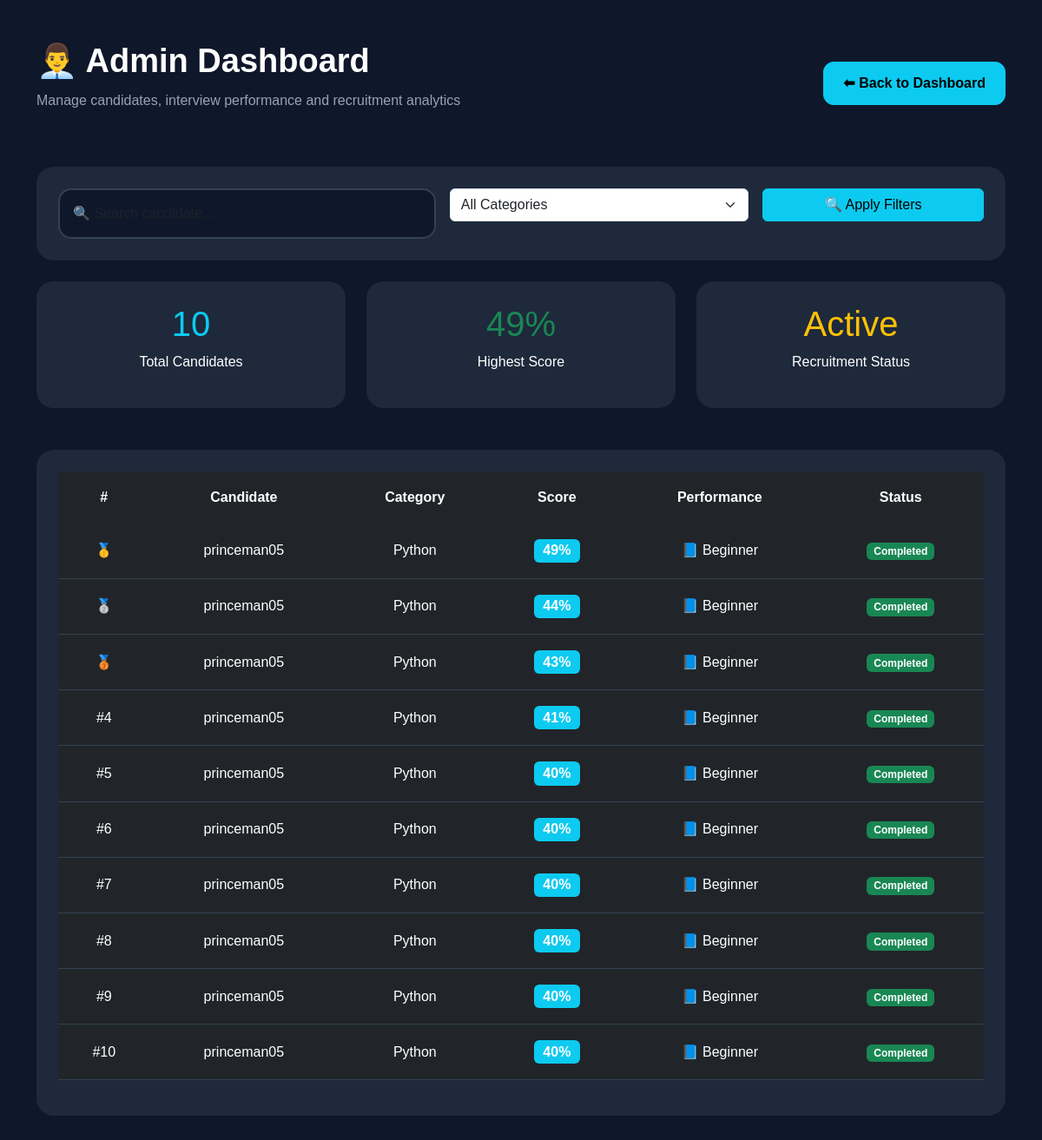
The page /admin (signed in) on the database its author committed.
### models/user_model.py (models this page shows)
class User(UserMixin, db.Model):
    id = db.Column(db.Integer, primary_key=True)
    username = db.Column(db.String(100))
    email = db.Column(
        db.String(100),
        unique=True
    )
    password = db.Column(db.String(255))

### models/interview_model.py (models this page shows)
class Interview(db.Model):
    id = db.Column(
        db.Integer,
        primary_key=True
    )
    user_id = db.Column(db.Integer)
    category = db.Column(db.String(100))
    score = db.Column(db.Integer)
    feedback = db.Column(db.Text)

### routes/admin_routes.py (the view, shortened to what this page needs)
@admin_bp.route('/admin')
@login_required
def admin_dashboard():
    from flask import request
    search = request.args.get(
        'search',
        ''
    )
    category = request.args.get(
        'category',
        ''
    )
    interviews_query = Interview.query
    if category:
        interviews_query = interviews_query.filter_by(
            category=category
        )
    interviews = interviews_query.order_by(
        Interview.score.desc()
    ).all()
    data = []
    for interview in interviews:
        user = User.query.get(
            interview.user_id
        )
        if user:
            username = user.username
        else:
            username = "Unknown"
        data.append({
            'username': username,
            'category': interview.category,
            'score': interview.score
        })
    return render_template(
        'admin_dashboard.html',
        data=data,
        search=search,
        category=category
    )

### app.py (called while the page is built)
@login_manager.user_loader
def load_user(user_id):
    return User.query.get(int(user_id))

### templates/admin_dashboard.html (shortened to what this page needs)
<!DOCTYPE html>
<html lang="en">
<head>
    <link
        href="https://cdn.jsdelivr.net/npm/bootstrap@5.3.3/dist/css/bootstrap.min.css"
        rel="stylesheet"
    >
    <link
        rel="stylesheet"
        href="https://cdnjs.cloudflare.com/ajax/libs/font-awesome/6.5.2/css/all.min.css"
    >
    <link
        rel="stylesheet"
        href="{{ url_for('static', filename='css/style.css') }}"
    >
</head>
<body
    style="
        background:#0f172a;
        color:white;
    "
>
<div class="container py-5">
    <div
        class="
            d-flex
            justify-content-between
            align-items-center
            flex-wrap
            mb-5
        "
    >
        <div>
            <h1 class="main-title">
                👨‍💼 Admin Dashboard
            </h1>
            <p class="sub-title">
                Manage candidates, interview performance
                and recruitment analytics
            </p>
        </div>
        <div>
            <a href="/dashboard">
                <button
                    class="
                        btn
                        btn-info
                        btn-custom
                    "
                >
                    ⬅ Back to Dashboard
                </button>
            </a>
        </div>
    </div>
    <div class="feature-card mb-4">
        <form
            method="GET"
            class="row g-3"
        >
            <div class="col-lg-5">
                <input
                    type="text"
                    name="search"
                    class="form-control"
                    placeholder="🔍 Search candidate..."
                    value="{{ search }}"
                >
            </div>
            <div class="col-lg-4">
                <select
                    name="category"
                    class="form-select"
                >
                    <option value="">
                        All Categories
                    </option>
                </select>
            </div>
            <div class="col-lg-3">
                <button
                    class="
                        btn
                        btn-info
                        w-100
                    "
                >
                    🔍 Apply Filters
                </button>
            </div>
        </form>
    </div>
    <div class="row g-4 mb-5">
        <div class="col-lg-4">
            <div class="feature-card text-center">
                <h1 class="text-info">
                    {{ data|length }}
                </h1>
                <p>
                    Total Candidates
                </p>
            </div>
        </div>
        <div class="col-lg-4">
            <div class="feature-card text-center">
                <h1 class="text-success">
                    {% if data %}
                        {{ data[0].score }}%
                    {% else %}
                        0%
                    {% endif %}
                </h1>
                <p>
                    Highest Score
                </p>
            </div>
        </div>
        <div class="col-lg-4">
            <div class="feature-card text-center">
                <h1 class="text-warning">
                    Active
                </h1>
                <p>
                    Recruitment Status
                </p>
            </div>
        </div>
    </div>
    <div class="feature-card">
        <div class="table-responsive">
            <table
                class="
                    table
                    table-dark
                    table-hover
                    align-middle
                    text-center
                "
            >
                <thead>
                    <tr>
                        <th>#</th>
                        <th>Candidate</th>
                        <th>Category</th>
                        <th>Score</th>
                        <th>Performance</th>
                        <th>Status</th>
                    </tr>
                </thead>
                <tbody>
                    {% for item in data %}
                    <tr>
                        <td>
                            {% if loop.index == 1 %}
                                🥇
                            {% elif loop.index == 2 %}
                                🥈
                            {% elif loop.index == 3 %}
                                🥉
                            {% else %}
                                #{{ loop.index }}
                            {% endif %}
                        </td>
                        <td>
                            {{ item.username }}
                        </td>
                        <td>
                            {{ item.category }}
                        </td>
                        <td>
                            <span
                                class="
                                    badge
                                    bg-info
                                    fs-6
                                "
                            >
                                {{ item.score }}%
                            </span>
                        </td>
                        <td>
                            {% if item.score >= 90 %}
                                🔥 Expert
                            {% elif item.score >= 75 %}
                                🚀 Advanced
                            {% elif item.score >= 60 %}
                                👍 Intermediate
                            {% else %}
                                📘 Beginner
                            {% endif %}
                        </td>
                        <td>
                            <span
                                class="
                                    badge
                                    bg-success
                                "
                            >
                                Completed
                            </span>
                        </td>
                    </tr>
                    {% endfor %}
                </tbody>
            </table>
        </div>
    </div>
</div>
</body>
</html>

### static/css/style.css (style rules this page uses)
body { background: linear-gradient( 135deg, #0f172a, #111827, #1e293b ); color:white; min-height:100vh; font-family:Arial; }
.feature-card { background:#1e293b; border-radius:20px; padding:25px; transition:0.3s; height:100%; }
.main-title { font-size:38px; font-weight:bold; }
.sub-title { color:#94a3b8; margin-top:10px; }
.btn-custom { border-radius:12px; padding:12px 22px; font-weight:bold; }
.table { color:white; }
.table thead { background:#243447; }
.table th { border:none; padding:18px; }
.table td { border-color:#334155; padding:18px; }
.form-control { background:#0f172a !important; border:2px solid #334155 !important; color:white !important; border-radius:15px !important; padding:15px !important; }

### rows shown on the page
User: username "princeman05" "princeman05" "princeman05" "princeman05" "princeman05" "princeman05" "princeman05" "princeman05" "princeman05" "princeman05"
Interview: category "Python"
Interview: category "Python"
Interview: category "Python"
Interview: category "Python"
Interview: category "Python"
Interview: category "Python"
Interview: category "Python"
Interview: category "Python"
Interview: category "Python"
Interview: category "Python"

### other values the page prints
{{ data|length }} "10"
{{ data[0].score }} "49"
{{ item.score }} "49" "44" "43" "41" "40" "40" "40" "40" "40" "40"
